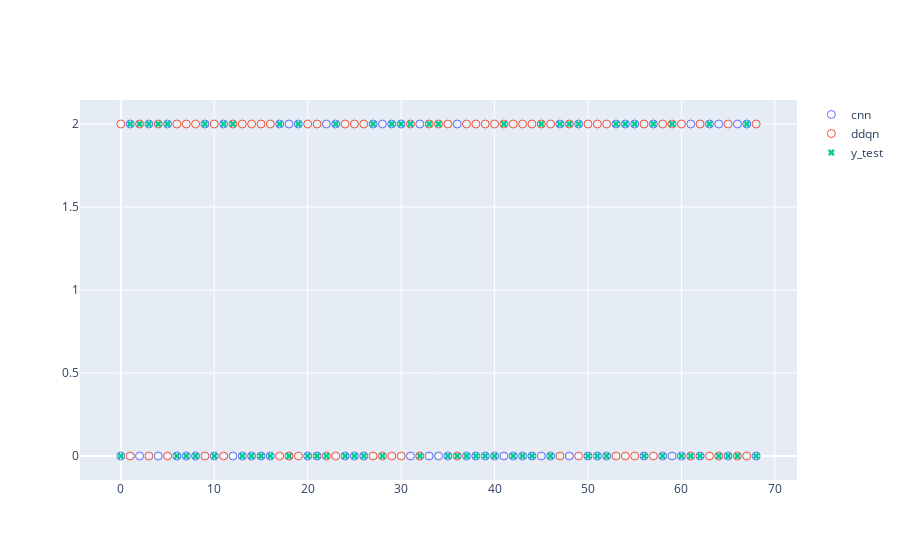

The notebook cell saved with this chart:
### Code cell
# Only plotting when different CNN and DDQN predictions, they don't match when predicting 0 and 2
fig = go.Figure()


fig.add_trace(go.Scatter(x=df_predictions.index, y=df_predictions[df_predictions['diff']!=0]['CNN'], mode='markers', marker_symbol='circle-open', marker_size=8, name='cnn'))
fig.add_trace(go.Scatter(x=df_predictions.index, y=df_predictions[df_predictions['diff']!=0]['DDQN'], mode='markers',marker_symbol='circle-open', marker_size=8, name='ddqn'))

fig.add_trace(go.Scatter(x=df_predictions.index, y=df_predictions[df_predictions['diff']!=0]['y_test'], mode='markers',marker_symbol='x', name='y_test'))

### Figure 1 — Plotly figure (JSON) as saved in the notebook; plotly's stock layout.template omitted (floating-point values rounded to 4 significant figures; data arrays with more than 128 entries replaced by an {"elided": "..."} marker saying what was removed)
{"data": [{"marker": {"size": 8, "symbol": "circle-open"}, "mode": "markers", "name": "cnn", "type": "scatter", "x": {"elided": "1489 int values"}, "y": [0, 2, 0, 2, 0, 2, 0, 0, 0, 2, 0, 2, 0, 0, 0, 0, 0, 2, 2, 2, 0, 0, 2, 2, 0, 0, 0, 2, 2, 2, 2, 0, 2, 0, 0, 0, 2, 0, 0, 0, 0, 0, 0, 0, 0, 0, 0, 2, 0, 2, 0, 0, 0, 2, 2, 2, 0, 2, 0, 0, 0, 2, 0, 2, 2, 0, 2, 2, 0]}, {"marker": {"size": 8, "symbol": "circle-open"}, "mode": "markers", "name": "ddqn", "type": "scatter", "x": {"elided": "1489 int values"}, "y": [2, 0, 2, 0, 2, 0, 2, 2, 2, 0, 2, 0, 2, 2, 2, 2, 2, 0, 0, 0, 2, 2, 0, 0, 2, 2, 2, 0, 0, 0, 0, 2, 0, 2, 2, 2, 0, 2, 2, 2, 2, 2, 2, 2, 2, 2, 2, 0, 2, 0, 2, 2, 2, 0, 0, 0, 2, 0, 2, 2, 2, 0, 2, 0, 0, 2, 0, 0, 2]}, {"marker": {"symbol": "x"}, "mode": "markers", "name": "y_test", "type": "scatter", "x": {"elided": "1489 int values"}, "y": [0, 2, 2, 2, 2, 2, 0, 0, 0, 2, 0, 2, 2, 0, 0, 0, 0, 2, 0, 2, 0, 0, 0, 2, 0, 0, 0, 2, 0, 2, 2, 2, 0, 2, 2, 0, 0, 0, 0, 0, 0, 2, 0, 0, 0, 2, 0, 2, 2, 2, 0, 0, 0, 2, 2, 2, 0, 2, 0, 2, 0, 0, 0, 2, 0, 0, 0, 2, 0]}], "layout": {}}
